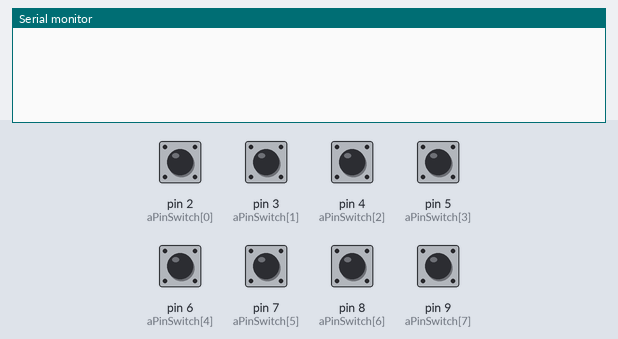
A sketch run on a simulated Arduino Uno, built with avr-gcc and run on an emulated ATmega328P. Parts: the last lines printed to the serial monitor. The inputs (shaded band) are chosen by the test bench; at power-on: pin 2 (aPinSwitch[0]), pin 3 (aPinSwitch[1]), pin 4 (aPinSwitch[2]), pin 5 (aPinSwitch[3]), pin 6 (aPinSwitch[4]), pin 7 (aPinSwitch[5]), pin 8 (aPinSwitch[6]), pin 9 (aPinSwitch[7]) HIGH.

Above: at 1.8 s.
1.9 s: pin 2 (aPinSwitch[0]) pulled LOW for 0.6 s
At 3.0 s:
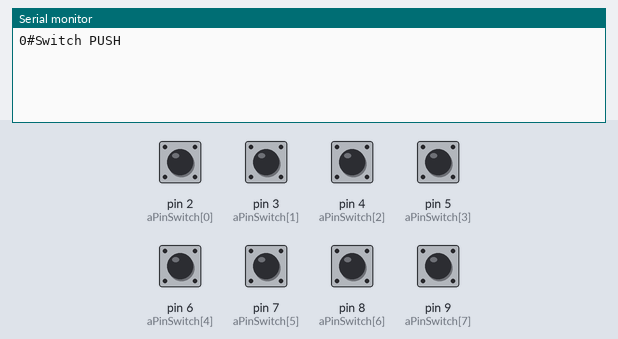
4.0 s: pin 3 (aPinSwitch[1]) pulled LOW for 0.6 s
At 5.0 s:
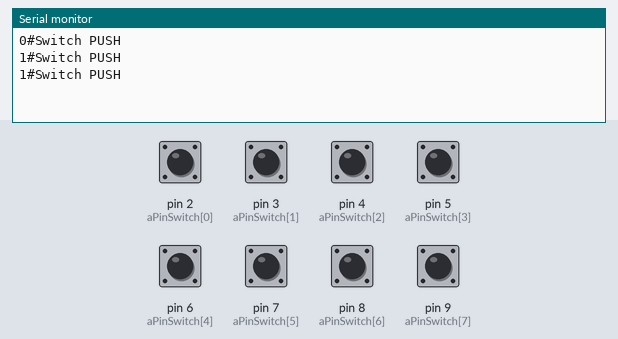
6.1 s: pin 4 (aPinSwitch[2]) pulled LOW for 0.6 s
At 7.7 s:
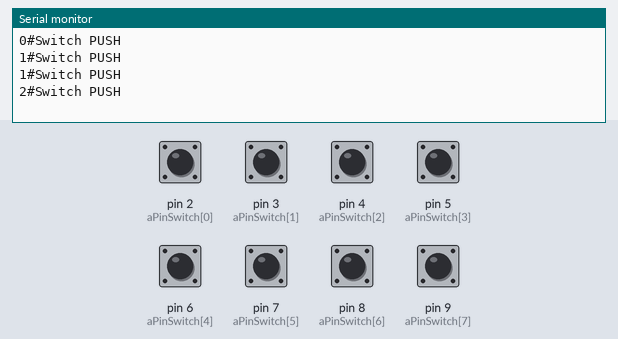
8.2 s: pin 5 (aPinSwitch[3]) pulled LOW for 0.6 s
At 9.2 s:
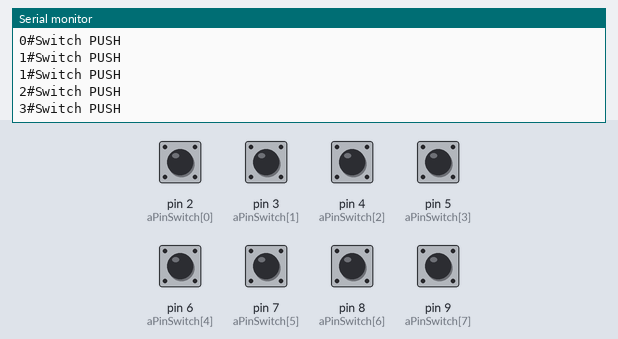
10.3 s: pin 6 (aPinSwitch[4]) pulled LOW for 0.6 s
At 12.0 s:
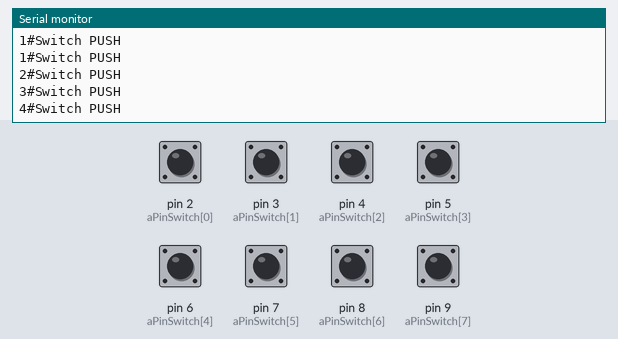
12.4 s: pin 7 (aPinSwitch[5]) pulled LOW for 0.6 s
At 13.5 s:
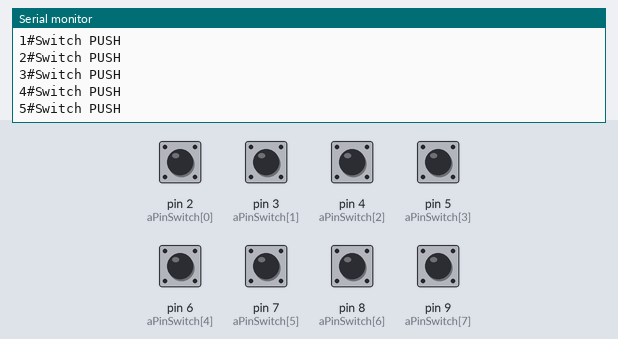
Timing chart, 0 to 15.4 s (numbered marks = the images above; inputs shaded):
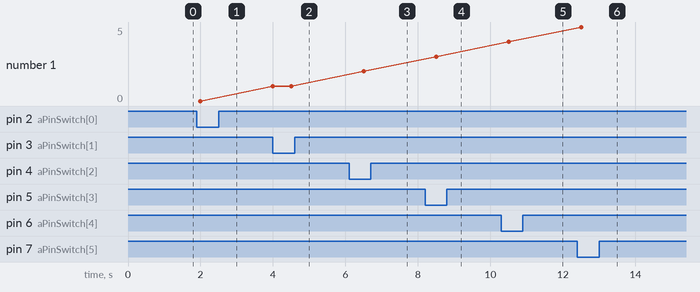

The sketch:

switchexample3.ino
```cpp
int aPinSwitch[8] = {2, 3, 4, 5, 6, 7, 8, 9};
void setup() {
  Serial.begin(115200);
  for(int i=0;i<8;i++)
  {
    pinMode(aPinSwitch[i], INPUT);
  }
}

void loop() {
  for(int i=0;i<8;i++)
  {
    if(!digitalRead(aPinSwitch[i])){
      Serial.print(i);
      Serial.print("#");
      Serial.println("Switch PUSH");
    }
  }
  delay(500);
}
```

Measured:
- after the input at 1.9 s, the serial monitor: prints a new line after 0.10 s (image 1)
- after the input at 4.0 s, the serial monitor: prints a new line at once (image 2)
- after the input at 6.1 s, the serial monitor: prints a new line after 0.40 s (image 3)
- after the input at 8.2 s, the serial monitor: prints a new line after 0.30 s (image 4)
- after the input at 10.3 s, the serial monitor: prints a new line after 0.20 s (image 5)
- after the input at 12.4 s, the serial monitor: prints a new line after 0.10 s (image 6)
- plotted number 1: 0 → 1 after the input at 4.0 s, 1 → 2 after the input at 6.1 s, 2 → 3 after the input at 8.2 s, 3 → 4 after the input at 10.3 s, 4 → 5 after the input at 12.4 s
